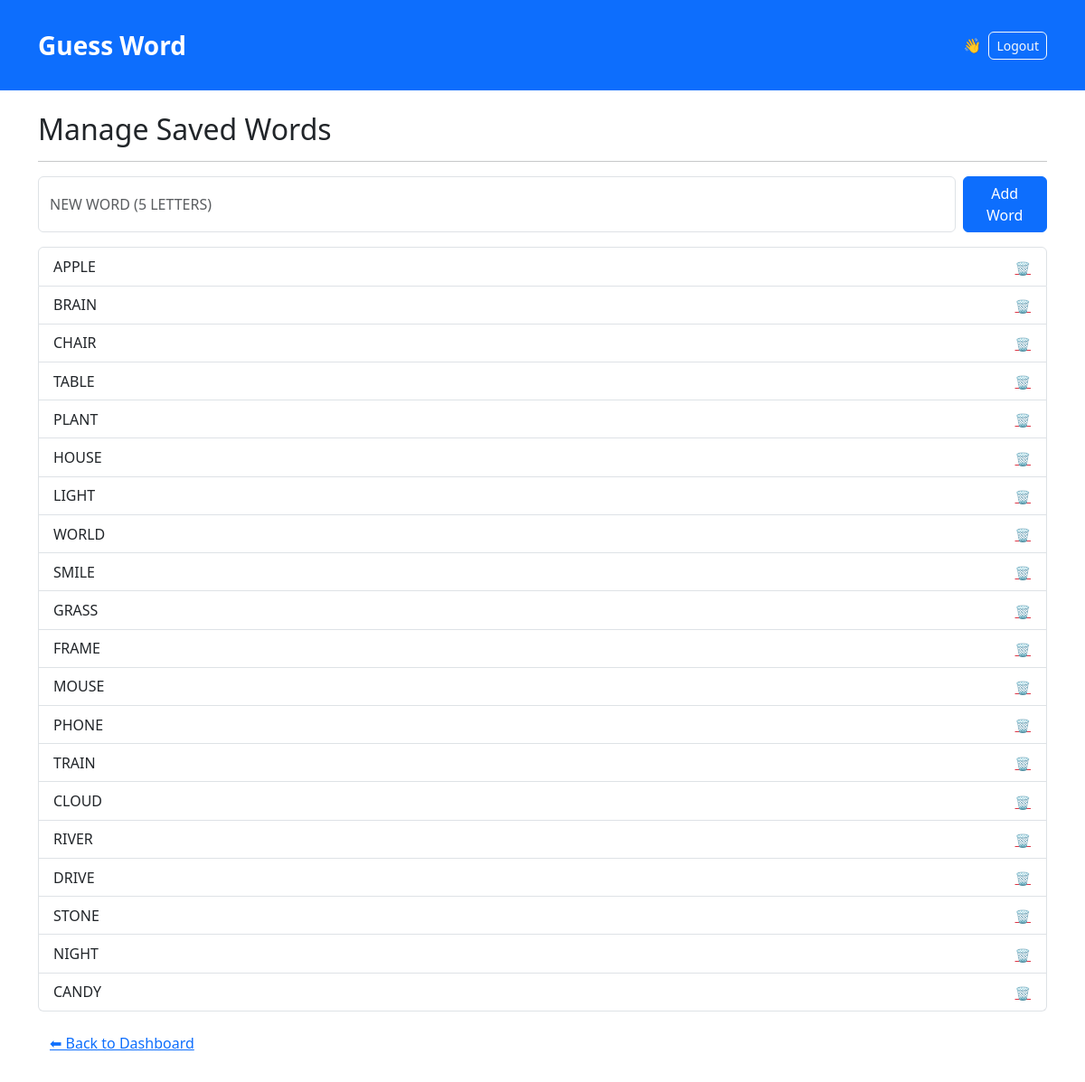
The app's page /admin/words (signed in), older data.
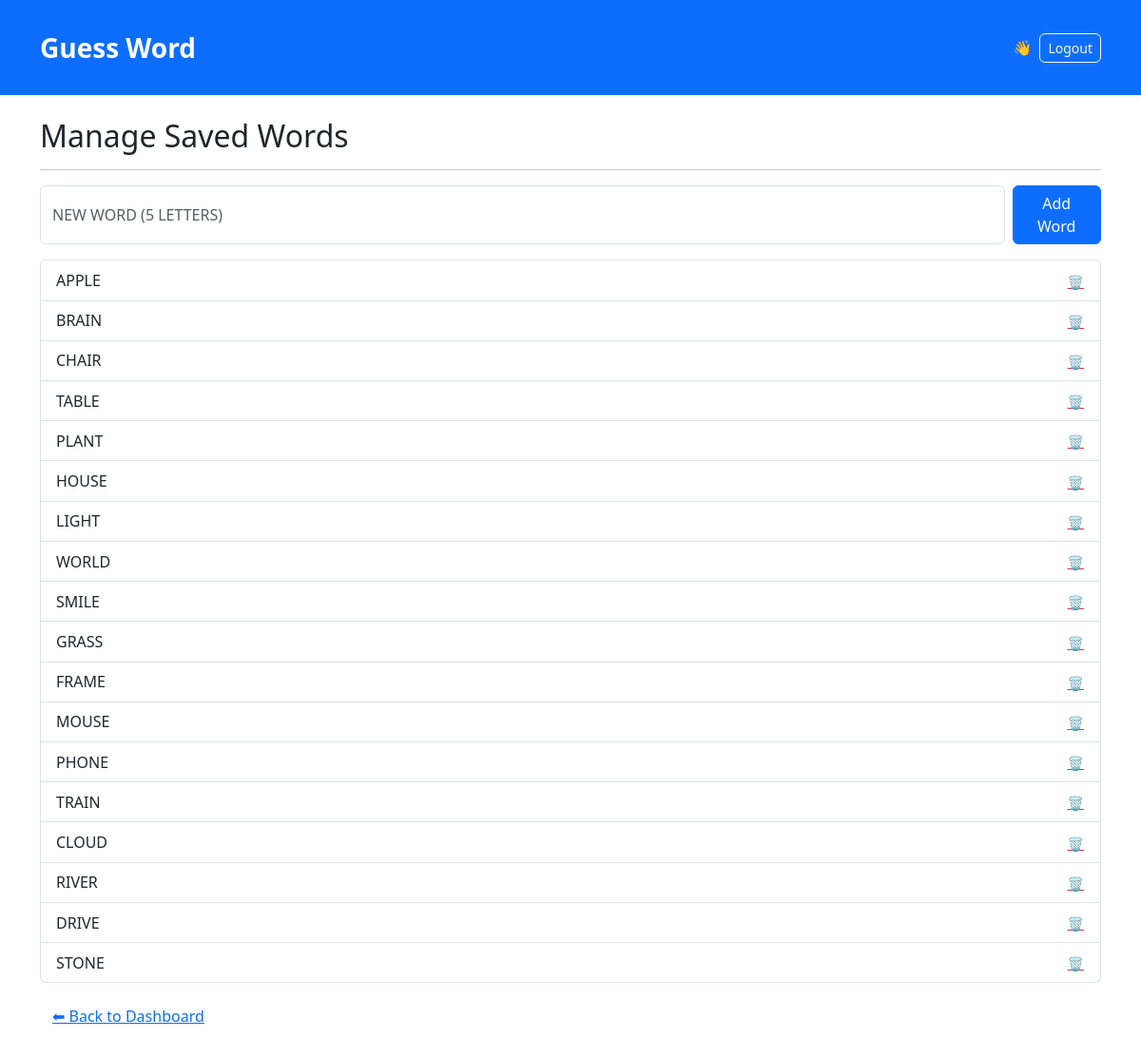
The same page, newer data.
### models.py (models this page shows)
class Word(db.Model):
    id = db.Column(db.Integer, primary_key=True)
    word = db.Column(db.String(5), unique=True, nullable=False)

### app.py (the view)
@app.route("/admin/words")
@login_required
def admin_words():
    words = Word.query.all()
    return render_template("admin_words.html", words=words)

### app.py (called while the page is built)
@login_manager.user_loader
def load_user(user_id):
    try:
        return User.query.get(int(user_id))
    except Exception:
        return None

@app.context_processor
def inject_now():
    return {"current_year": datetime.utcnow().year}

### templates/admin_words.html (shortened to what this page needs)
{% extends "base.html" %}
{% block content %}
  <h2>Manage Saved Words</h2>
  <hr>
  <div class="mt-3">
    <form class="d-flex" method="post" action="{{ url_for('admin_add_word') }}">
      <input class="form-control text-uppercase" name="word" maxlength="5" placeholder="NEW word (5 letters)">
      <button class="btn btn-primary ms-2">Add Word</button>
    </form>
  </div>
  <ul class="list-group mt-3">
    {% for w in words %}
      <li class="list-group-item d-flex justify-content-between align-items-center">
        {{ w.word }}
        <form method="post" action="{{ url_for('admin_remove_word', word_id=w.id) }}" class="mb-0">
          <button class="btn btn-sm btn-link text-danger p-0" title="Remove">
            🗑️
          </button>
        </form>
      </li>
    {% endfor %}
  </ul>
  <a href="{{ url_for('admin_dashboard') }}" class="btn btn-link mt-3">⬅ Back to Dashboard</a>
{% endblock %}

Row changes from the older to the newer data that the page shows:
removed Word: word "NIGHT"
removed Word: word "CANDY"
